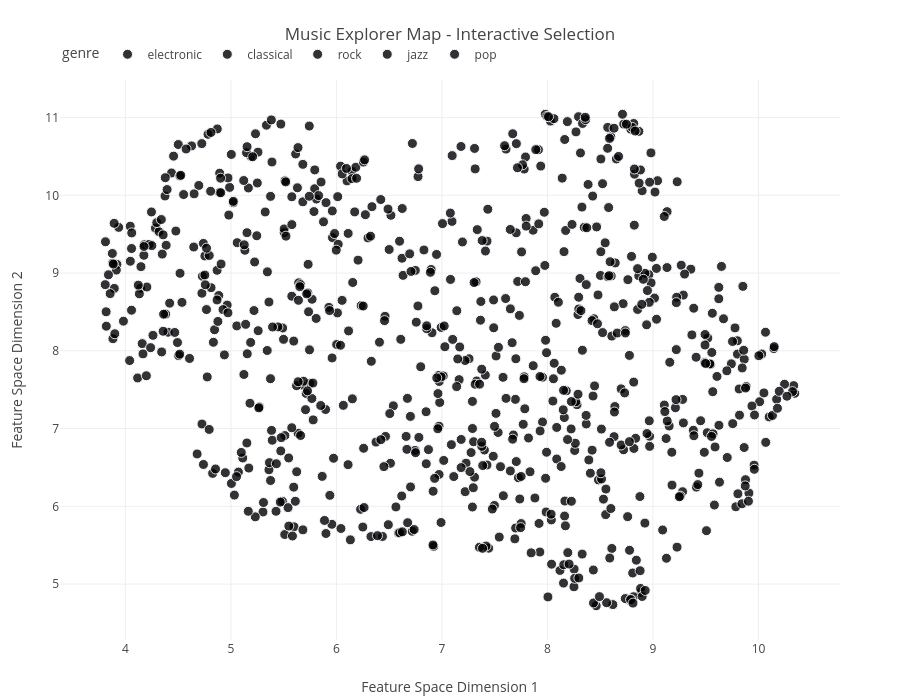

The notebook cell this image was saved under:
### Code cell
def create_advanced_interface(df):
    """Generate enhanced visualization with click-based selection capabilities."""
    
    fig = px.scatter(
        df, x='x', y='y',
        color='genre',
        hover_data={
            'track_name': True,
            'artist_name': True,
            'energy': ':.3f',
            'danceability': ':.3f',
            'valence': ':.3f',
            'acousticness': ':.3f'
        },
        title='Music Explorer Map - Interactive Selection',
        width=900, height=700
    )
    
    # Enhanced marker styling
    fig.update_traces(
        marker=dict(
            size=10, 
            opacity=0.8,
            line=dict(width=1, color='white')
        ),
        selector=dict(mode='markers')
    )
    
    # Layout optimization
    fig.update_layout(
        xaxis_title="Feature Space Dimension 1",
        yaxis_title="Feature Space Dimension 2",
        legend=dict(orientation="h", yanchor="bottom", y=1.02),
        margin=dict(t=80, b=60, l=60, r=60)
    )
    
    return fig

# Execute enhanced visualization
enhanced_fig = create_advanced_interface(interface.df)
enhanced_fig.show()

### Figure 1 — Plotly figure (JSON) as saved in the notebook; plotly's stock layout.template omitted (floating-point values rounded to 4 significant figures; data arrays with more than 128 entries replaced by an {"elided": "..."} marker saying what was removed)
{"data": [{"customdata": {"elided": "160x6 mixed values"}, "hovertemplate": "genre=electronic<br>x=%{x}<br>y=%{y}<br>track_name=%{customdata[0]}<br>artist_name=%{customdata[1]}<br>energy=%{customdata[2]:.3f}<br>danceability=%{customdata[3]:.3f}<br>valence=%{customdata[4]:.3f}<br>acousticness=%{customdata[5]:.3f}<extra></extra>", "legendgroup": "electronic", "marker": {"color": "#000001", "line": {"color": "white", "width": 1}, "opacity": 0.8, "size": 10, "symbol": "circle"}, "mode": "markers", "name": "electronic", "orientation": "v", "showlegend": true, "type": "scatter", "x": {"elided": "160 float values"}, "xaxis": "x", "y": {"elided": "160 float values"}, "yaxis": "y"}, {"customdata": {"elided": "160x6 mixed values"}, "hovertemplate": "genre=classical<br>x=%{x}<br>y=%{y}<br>track_name=%{customdata[0]}<br>artist_name=%{customdata[1]}<br>energy=%{customdata[2]:.3f}<br>danceability=%{customdata[3]:.3f}<br>valence=%{customdata[4]:.3f}<br>acousticness=%{customdata[5]:.3f}<extra></extra>", "legendgroup": "classical", "marker": {"color": "#000002", "line": {"color": "white", "width": 1}, "opacity": 0.8, "size": 10, "symbol": "circle"}, "mode": "markers", "name": "classical", "orientation": "v", "showlegend": true, "type": "scatter", "x": {"elided": "160 float values"}, "xaxis": "x", "y": {"elided": "160 float values"}, "yaxis": "y"}, {"customdata": {"elided": "160x6 mixed values"}, "hovertemplate": "genre=rock<br>x=%{x}<br>y=%{y}<br>track_name=%{customdata[0]}<br>artist_name=%{customdata[1]}<br>energy=%{customdata[2]:.3f}<br>danceability=%{customdata[3]:.3f}<br>valence=%{customdata[4]:.3f}<br>acousticness=%{customdata[5]:.3f}<extra></extra>", "legendgroup": "rock", "marker": {"color": "#000003", "line": {"color": "white", "width": 1}, "opacity": 0.8, "size": 10, "symbol": "circle"}, "mode": "markers", "name": "rock", "orientation": "v", "showlegend": true, "type": "scatter", "x": {"elided": "160 float values"}, "xaxis": "x", "y": {"elided": "160 float values"}, "yaxis": "y"}, {"customdata": {"elided": "160x6 mixed values"}, "hovertemplate": "genre=jazz<br>x=%{x}<br>y=%{y}<br>track_name=%{customdata[0]}<br>artist_name=%{customdata[1]}<br>energy=%{customdata[2]:.3f}<br>danceability=%{customdata[3]:.3f}<br>valence=%{customdata[4]:.3f}<br>acousticness=%{customdata[5]:.3f}<extra></extra>", "legendgroup": "jazz", "marker": {"color": "#000004", "line": {"color": "white", "width": 1}, "opacity": 0.8, "size": 10, "symbol": "circle"}, "mode": "markers", "name": "jazz", "orientation": "v", "showlegend": true, "type": "scatter", "x": {"elided": "160 float values"}, "xaxis": "x", "y": {"elided": "160 float values"}, "yaxis": "y"}, {"customdata": {"elided": "160x6 mixed values"}, "hovertemplate": "genre=pop<br>x=%{x}<br>y=%{y}<br>track_name=%{customdata[0]}<br>artist_name=%{customdata[1]}<br>energy=%{customdata[2]:.3f}<br>danceability=%{customdata[3]:.3f}<br>valence=%{customdata[4]:.3f}<br>acousticness=%{customdata[5]:.3f}<extra></extra>", "legendgroup": "pop", "marker": {"color": "#000005", "line": {"color": "white", "width": 1}, "opacity": 0.8, "size": 10, "symbol": "circle"}, "mode": "markers", "name": "pop", "orientation": "v", "showlegend": true, "type": "scatter", "x": {"elided": "160 float values"}, "xaxis": "x", "y": {"elided": "160 float values"}, "yaxis": "y"}], "layout": {"height": 700, "legend": {"orientation": "h", "title": {"text": "genre"}, "tracegroupgap": 0, "y": 1.02, "yanchor": "bottom"}, "margin": {"b": 60, "l": 60, "r": 60, "t": 80}, "title": {"text": "Music Explorer Map - Interactive Selection"}, "width": 900, "xaxis": {"anchor": "y", "domain": [0, 1], "title": {"text": "Feature Space Dimension 1"}}, "yaxis": {"anchor": "x", "domain": [0, 1], "title": {"text": "Feature Space Dimension 2"}}}}
